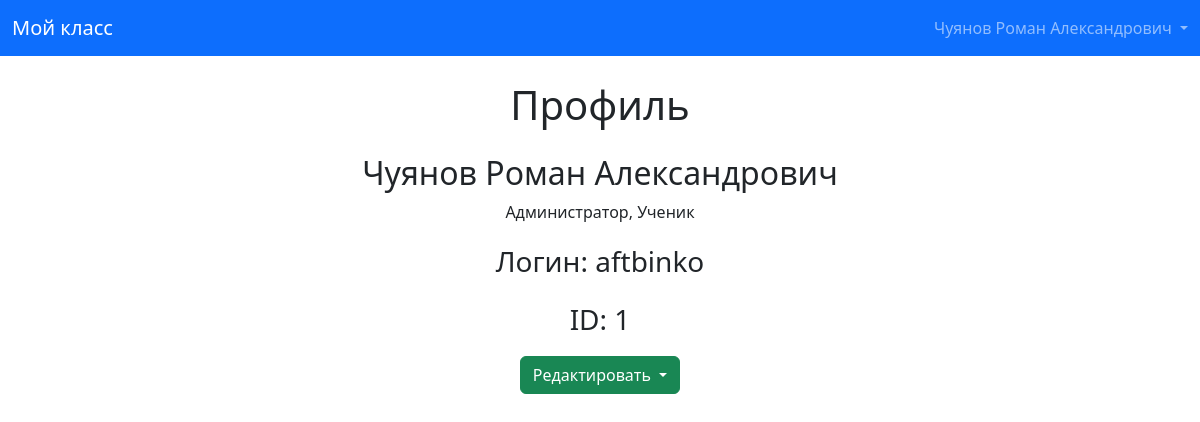
Screenshot of /profile/1 (signed in) with the database file from the repository.
### data/models.py (models this page shows, shortened)
class User(SqlAlchemyBase, UserMixin, SerializerMixin):
    __tablename__ = 'users'
    serialize_rules = ("-user_class", "-school",)
    id = Column(Integer, primary_key=True, autoincrement=True)
    fullname = Column(String, nullable=False)
    class_id = Column(Integer, ForeignKey("classes.id"))
    school_id = Column(Integer, ForeignKey("schools.id"))
    login = Column(String, unique=True)
    hashed_password = Column(String)
    key = Column(String, unique=True)
    is_registered = Column(Boolean, nullable=False, default=False)
    is_arrived = Column(Boolean)
    arrival_time = Column(DateTime)
    statuses = Column(String, nullable=False, default="1")
    user_class = orm.relationship('Class')
    school = orm.relationship('School')

### main.py (the view, shortened to what this page needs)
@app.route('/profile/<user_id>')
@login_required
def profile_user(user_id):
    if not current_user.is_registered:
        return redirect(url_for("finish_register"))
    db_sess = create_session()
    user = db_sess.query(User).filter(User.id == user_id).first()
    statuses = list(sorted(db_sess.query(Status).filter(Status.id.in_(user.statuses.split(", "))).all(),  # noqa
                           key=lambda status: status.id, reverse=True))
    permissions = None
    permission3 = db_sess.query(Permission).filter(Permission.title == "access_admin_panel").first()  # noqa
    if current_user.id == int(user_id):
        permissions = set(map(lambda permission: permission.title, all_permissions(user)))
    db_sess.close()
    data = {
        "statuses": statuses,
        "permissions": permissions,
        "user": user,
        "admin": allowed_permission(current_user, permission3),
        "class_name": ""  # TODO: дописать
    }
    return render_template("profile.html", **data)

### data/db_session.py (called while the page is built)
def create_session() -> Session:
    global __factory
    return __factory()

### data/functions.py (called while the page is built)
def all_status_permissions(status):
    db_sess = create_session()
    all_perms = db_sess.query(Permission).all()
    if isinstance(status, (int, str)):
        status = db_sess.query(Status).filter(
            Status.id == status if isinstance(status, int) else Status.title == status).first()  # noqa
    status: Status
    db_sess.close()
    permissions = {perm for perm in all_perms if allowed_status_permission(status, perm)}
    return permissions

def all_permissions(user):
    if not isinstance(user, (User, int)):
        raise TypeError
    db_sess = create_session()  # noqa
    if isinstance(user, int):
        user = db_sess.query(User).filter(User.id == user).first()  # noqa
    user: User
    statuses = db_sess.query(Status).filter(Status.id.in_(user.statuses.split(", "))).all()  # noqa
    db_sess.close()
    permissions = set()
    for status in statuses:
        permissions = permissions | all_status_permissions(status)  # noqa
    return permissions

def allowed_permission(user, permission, allow_default=True):
    if not (isinstance(user, (User, int)) or isinstance(permission, (Permission, int, str))):
        raise TypeError
    db_sess = create_session()  # noqa
    if isinstance(user, int):
        user = db_sess.query(User).filter(User.id == user).first()  # noqa
    user: User
    statuses = db_sess.query(Status).filter(Status.id.in_(user.statuses.split(", "))).all()  # noqa
    db_sess.close()
    for status in statuses:
        if allowed_status_permission(status, permission, allow_default=allow_default):
            return True
    if allow_default:
        return False
    return

### main.py (called while the page is built)
@login_manager.user_loader
def load_user(user_id):
    db_sess = create_session()
    user = db_sess.query(User).get(user_id)
    permission = db_sess.query(Permission).filter(Permission.title == "login").first()  # noqa
    db_sess.close()
    if isinstance(user, User):
        if allowed_permission(user, permission):
            return user

### templates/profile.html (shortened to what this page needs)
{% extends "base.html" %}
{% block content %}
    <div class="container" style="margin-top: 25px">
        <h1 style="text-align: center">Профиль</h1>
    </div>
    <div class="container" style="margin-top: 25px">
        <h2 style="text-align: center">
            {{ user.fullname }}
        </h2>
        {% set statuses_titles = [] %}
        {% for status in statuses %}
            {% set statuses_titles = statuses_titles.append(status.title) %}
        {% endfor %}
        <p style="text-align: center">
            {{ statuses_titles|join(", ") }}
        </p>
        {% if current_user.id == user.id %}
            <p class="fs-3" style="text-align: center">Логин: {{ user.login }}</p>
        {% endif %}
        <p class="fs-3" style="text-align: center">ID: {{ user.id }}</p>
        {% if current_user.id == user.id %}
            {% if "editing_profile" in permissions %}
                <div class="dropdown" style="justify-content: center; display: flex">
                    <button class="btn btn-success dropdown-toggle" type="button" data-bs-toggle="dropdown"
                            aria-expanded="false">
                        Редактировать
                    </button>
                </div>
            {% endif %}
        {% endif %}
    </div>
{% endblock %}

### templates/base.html (shortened to what this page needs)
<!doctype html>
<html lang="ru">
<head>
    <link href="https://cdn.jsdelivr.net/npm/bootstrap@5.3.0-alpha1/dist/css/bootstrap.min.css"
          rel="stylesheet"
>
</head>
<header>
    <nav class="navbar bg-primary" data-bs-theme="dark">
        <div class="container-fluid">
            <a class="navbar-brand mb-0 h1" href="{{ url_for("home") }}">Мой класс</a>
            {% if current_user.is_authenticated %}
                <ul class="navbar-nav">
                    <li class="nav-item dropdown">
                        <a class="nav-link dropdown-toggle" role="button"
                           data-bs-toggle="dropdown" aria-expanded="false">
                            {{ current_user.fullname }}
                        </a>
                    </li>
                </ul>
            {% endif %}
        </div>
    </nav>
</header>
<body>
{% block content %}
{% endblock %}
</body>
</html>

### rows the page displays
User: fullname "Чуянов Роман Александрович", login "aftbinko", id "1"

### other values shown
{{ statuses_titles|join(", ") }} "Администратор, Ученик"
